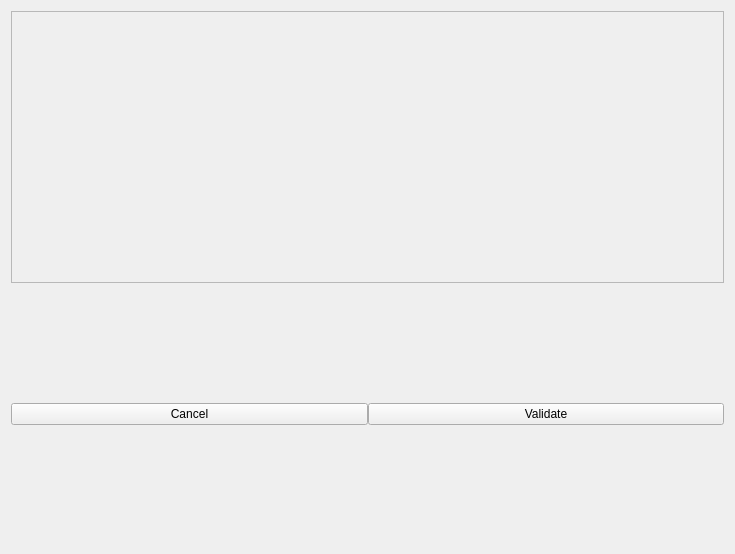
<?xml version="1.0" encoding="UTF-8"?>
<ui version="4.0">
 <class>EntityWidget</class>
 <widget class="QWidget" name="EntityWidget">
  <property name="geometry">
   <rect>
    <x>0</x>
    <y>0</y>
    <width>735</width>
    <height>554</height>
   </rect>
  </property>
  <property name="windowTitle">
   <string>Form</string>
  </property>
  <property name="styleSheet">
   <string notr="true"/>
  </property>
  <layout class="QVBoxLayout" name="verticalLayout">
   <property name="spacing">
    <number>0</number>
   </property>
   <property name="bottomMargin">
    <number>0</number>
   </property>
   <item>
    <widget class="QFrame" name="frame_form">
     <property name="styleSheet">
      <string notr="true"/>
     </property>
     <property name="frameShape">
      <enum>QFrame::StyledPanel</enum>
     </property>
     <property name="frameShadow">
      <enum>QFrame::Raised</enum>
     </property>
    </widget>
   </item>
   <item>
    <widget class="QWidget" name="widgetButtons" native="true">
     <property name="styleSheet">
      <string notr="true"/>
     </property>
     <layout class="QHBoxLayout" name="horizontalLayout">
      <property name="spacing">
       <number>0</number>
      </property>
      <property name="leftMargin">
       <number>0</number>
      </property>
      <property name="topMargin">
       <number>0</number>
      </property>
      <property name="rightMargin">
       <number>0</number>
      </property>
      <item>
       <widget class="QPushButton" name="button_cancel">
        <property name="text">
         <string>Cancel</string>
        </property>
       </widget>
      </item>
      <item>
       <widget class="QPushButton" name="button_validate">
        <property name="styleSheet">
         <string notr="true">border-left: 1px solid white;</string>
        </property>
        <property name="text">
         <string>Validate</string>
        </property>
       </widget>
      </item>
     </layout>
    </widget>
   </item>
  </layout>
 </widget>
 <resources/>
 <connections/>
</ui>
